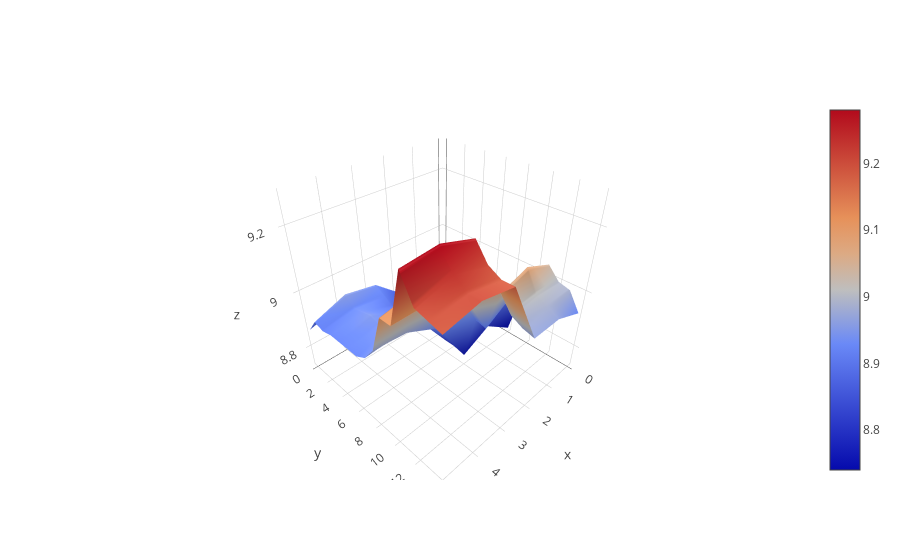

Notebook code for this chart:
### Code cell
### draw func
from plotly import graph_objs as go

z = np.array([])

for x in interaval_x:
    temp = []
    for y in interaval_y:
        temp.append(f.foo(x, y))
    z = np.append(z, temp)
    

z2 = z1 + 1
z3 = z1 - 1

fig = go.Figure(data=[
    go.Surface(z=z1),

])

pyo.iplot(fig, filename = 'basic-line')

### Figure 1 — Plotly figure (JSON) as saved in the notebook; plotly's stock layout.template omitted (floating-point values rounded to 4 significant figures)
{"data": [{"type": "surface", "uid": "e0ea44d4-de4c-11e9-a7b3-a8a7952488f9", "z": [[8.83, 8.89, 8.81, 8.87, 8.9, 8.87], [8.89, 8.94, 8.85, 8.94, 8.96, 8.92], [8.84, 8.9, 8.82, 8.92, 8.93, 8.91], [8.79, 8.85, 8.79, 8.9, 8.94, 8.92], [8.79, 8.88, 8.81, 8.9, 8.95, 8.92], [8.8, 8.82, 8.78, 8.91, 8.94, 8.92], [8.75, 8.78, 8.77, 8.91, 8.95, 8.92], [8.8, 8.8, 8.77, 8.91, 8.95, 8.94], [8.74, 8.81, 8.76, 8.93, 8.98, 8.99], [8.89, 8.99, 8.92, 9.1, 9.13, 9.11], [8.97, 8.97, 8.91, 9.09, 9.11, 9.11], [9.04, 9.08, 9.05, 9.25, 9.28, 9.27], [9, 9.01, 9, 9.2, 9.23, 9.2], [8.99, 8.99, 8.98, 9.18, 9.2, 9.19], [8.93, 8.97, 8.97, 9.18, 9.2, 9.18]]}], "layout": {}}
